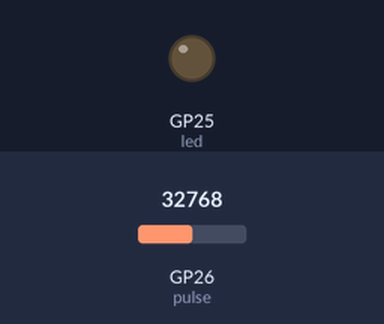
This program was run on a simulated Raspberry Pi Pico running MicroPython. Parts: output pins drawn as LEDs (lit = HIGH). The test bench sets the inputs (shaded band); at power-on: GP26 (pulse) = 32768 (analog values on the 0–65535 scale).

Above: at 0.1 s.
Timing chart, 0 to 1.6 s (numbered marks = the images above):
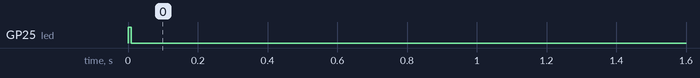

Measured:
- by itself, GP25 (led): LOW → HIGH at 0.00 s, → LOW 0.01 s later

The program:

KY_039_RP2040.py
```python
from machine import ADC, Pin

# setup the Pulse Sensor reading pin
pulse=ADC(26)
led = Pin(25, Pin.OUT)

max_samples = 1000
short_average=15
long_average=100
beat_threshold=200
finger_threshold=2000
history = []


def finger_detected():
    avg_1=sum(history[-short_average:])/short_average
    avg_2=sum(history[-long_average:])/long_average
    if avg_1-avg_2 > beat_threshold:
        led.value(1)
    else:
        led.value(0)

# main program
while True:
    try:
        value=pulse.read_u16()
        history.append(value)
        history = history[-max_samples:]

        if max(history)-min(history) < finger_threshold:
            finger_detected()
        else:
            led.value(0)

    except OSError as e:
        machine.reset()
#End
```
